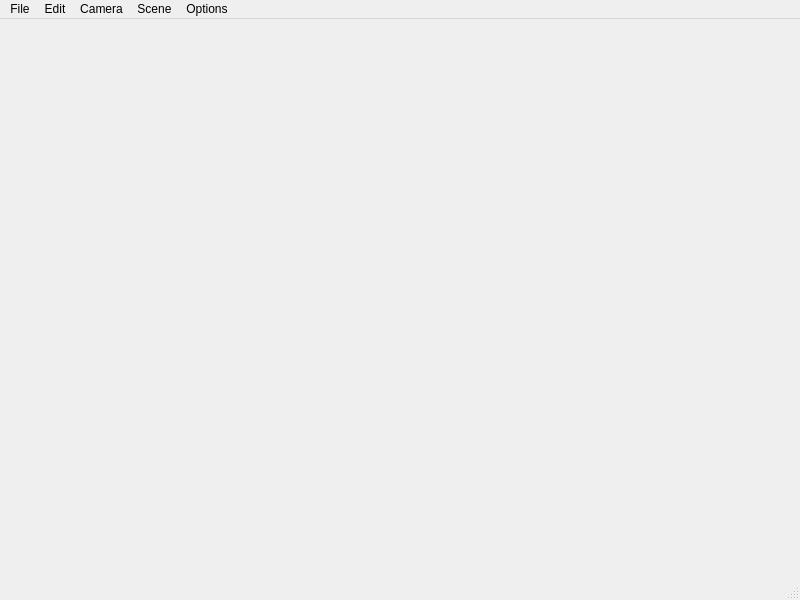
<?xml version="1.0" encoding="UTF-8"?>
<ui version="4.0">
 <class>CMainWindow</class>
 <widget class="QMainWindow" name="CMainWindow">
  <property name="geometry">
   <rect>
    <x>0</x>
    <y>0</y>
    <width>800</width>
    <height>600</height>
   </rect>
  </property>
  <property name="windowTitle">
   <string>MainWindow</string>
  </property>
  <widget class="QWidget" name="centralwidget"/>
  <widget class="QMenuBar" name="menubar">
   <property name="geometry">
    <rect>
     <x>0</x>
     <y>0</y>
     <width>800</width>
     <height>25</height>
    </rect>
   </property>
   <widget class="QMenu" name="menuFile">
    <property name="title">
     <string>File</string>
    </property>
    <addaction name="m_actionNew"/>
    <addaction name="m_actionOpen"/>
    <addaction name="separator"/>
    <addaction name="m_actionSave"/>
    <addaction name="m_actionSave_As"/>
    <addaction name="m_actionExport"/>
    <addaction name="separator"/>
    <addaction name="m_actionImportImage"/>
    <addaction name="m_actionImageBase"/>
    <addaction name="separator"/>
    <addaction name="m_actionClose"/>
    <addaction name="m_actionExit"/>
   </widget>
   <widget class="QMenu" name="menuEdit">
    <property name="title">
     <string>Edit</string>
    </property>
   </widget>
   <widget class="QMenu" name="menuCamera">
    <property name="title">
     <string>Camera</string>
    </property>
   </widget>
   <widget class="QMenu" name="menuScene">
    <property name="title">
     <string>Scene</string>
    </property>
   </widget>
   <widget class="QMenu" name="menuOptions">
    <property name="title">
     <string>Options</string>
    </property>
   </widget>
   <addaction name="menuFile"/>
   <addaction name="menuEdit"/>
   <addaction name="menuCamera"/>
   <addaction name="menuScene"/>
   <addaction name="menuOptions"/>
  </widget>
  <widget class="QStatusBar" name="statusbar"/>
  <action name="m_actionNew">
   <property name="icon">
    <iconset resource="../../cherish/Images/Actions.qrc">
     <normaloff>:/file-newscene-24px.svg</normaloff>:/file-newscene-24px.svg</iconset>
   </property>
   <property name="text">
    <string>New...</string>
   </property>
   <property name="shortcut">
    <string>Ctrl+N</string>
   </property>
  </action>
  <action name="m_actionOpen">
   <property name="icon">
    <iconset resource="../../cherish/Images/Actions.qrc">
     <normaloff>:/file-open-24px.svg</normaloff>:/file-open-24px.svg</iconset>
   </property>
   <property name="text">
    <string>Open...</string>
   </property>
   <property name="shortcut">
    <string>Ctrl+O</string>
   </property>
  </action>
  <action name="m_actionSave">
   <property name="icon">
    <iconset resource="../../cherish/Images/Actions.qrc">
     <normaloff>:/file-save-24px.svg</normaloff>:/file-save-24px.svg</iconset>
   </property>
   <property name="text">
    <string>Save...</string>
   </property>
   <property name="shortcut">
    <string>Ctrl+S</string>
   </property>
  </action>
  <action name="m_actionSave_As">
   <property name="text">
    <string>Save As...</string>
   </property>
   <property name="shortcut">
    <string>Ctrl+Shift+S</string>
   </property>
  </action>
  <action name="m_actionExport">
   <property name="icon">
    <iconset resource="../../cherish/Images/Actions.qrc">
     <normaloff>:/file-export-24px.svg</normaloff>:/file-export-24px.svg</iconset>
   </property>
   <property name="text">
    <string>Export...</string>
   </property>
   <property name="shortcut">
    <string>Ctrl+E</string>
   </property>
  </action>
  <action name="m_actionImportImage">
   <property name="icon">
    <iconset resource="../../cherish/Images/Actions.qrc">
     <normaloff>:/file-image-24px.svg</normaloff>:/file-image-24px.svg</iconset>
   </property>
   <property name="text">
    <string>Import Image...</string>
   </property>
   <property name="shortcut">
    <string>Ctrl+I</string>
   </property>
  </action>
  <action name="m_actionImageBase">
   <property name="icon">
    <iconset resource="../../cherish/Images/Actions.qrc">
     <normaloff>:/control-images-24px.svg</normaloff>:/control-images-24px.svg</iconset>
   </property>
   <property name="text">
    <string>Image Base...</string>
   </property>
  </action>
  <action name="m_actionClose">
   <property name="icon">
    <iconset resource="../../cherish/Images/Actions.qrc">
     <normaloff>:/file-close-24px.svg</normaloff>:/file-close-24px.svg</iconset>
   </property>
   <property name="text">
    <string>Close</string>
   </property>
  </action>
  <action name="m_actionExit">
   <property name="icon">
    <iconset resource="../../cherish/Images/Actions.qrc">
     <normaloff>:/file-exit-24px.svg</normaloff>:/file-exit-24px.svg</iconset>
   </property>
   <property name="text">
    <string>Exit</string>
   </property>
   <property name="shortcut">
    <string>Esc</string>
   </property>
  </action>
 </widget>
 <resources>
  <include location="../../cherish/Images/Actions.qrc"/>
 </resources>
 <connections/>
</ui>
